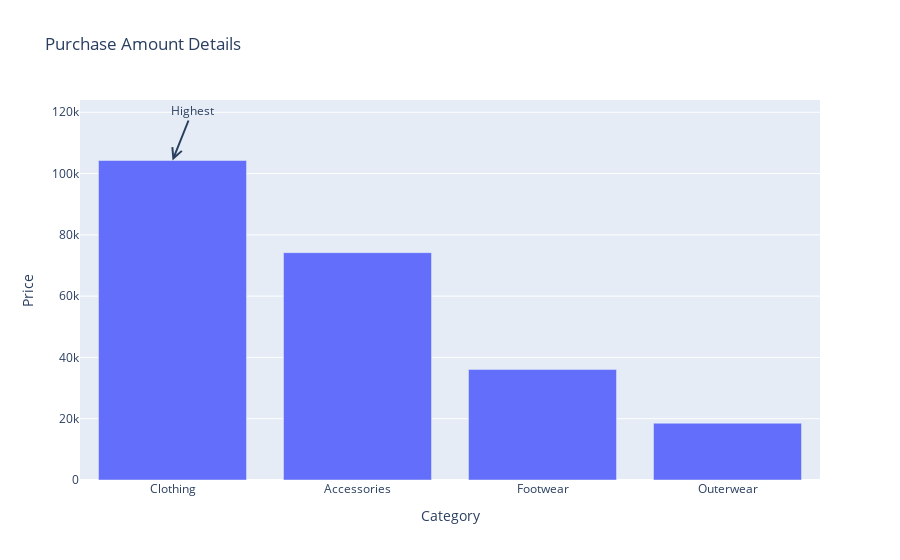

Notebook code cell kept with this figure:
### Code cell
fig = go.Figure(go.Bar(x=cate.index,y=cate.values))
fig.update_layout(title = 'Purchase Amount Details',xaxis_title = 'Category',yaxis_title = 'Price')
fig.add_annotation(x='Clothing',y=cate_max,text='Highest',showarrow=True,arrowhead=5,arrowwidth=2,ax=20,ay=-50)
fig.show()

### Figure 1 — Plotly figure (JSON) as saved in the notebook; plotly's stock layout.template omitted (floating-point values rounded to 4 significant figures)
{"data": [{"type": "bar", "x": ["Clothing", "Accessories", "Footwear", "Outerwear"], "y": [104264, 74200, 36093, 18524]}], "layout": {"annotations": [{"arrowhead": 5, "arrowwidth": 2, "ax": 20, "ay": -50, "showarrow": true, "text": "Highest", "x": "Clothing", "y": 104264}], "title": {"text": "Purchase Amount Details"}, "xaxis": {"title": {"text": "Category"}}, "yaxis": {"title": {"text": "Price"}}}}
